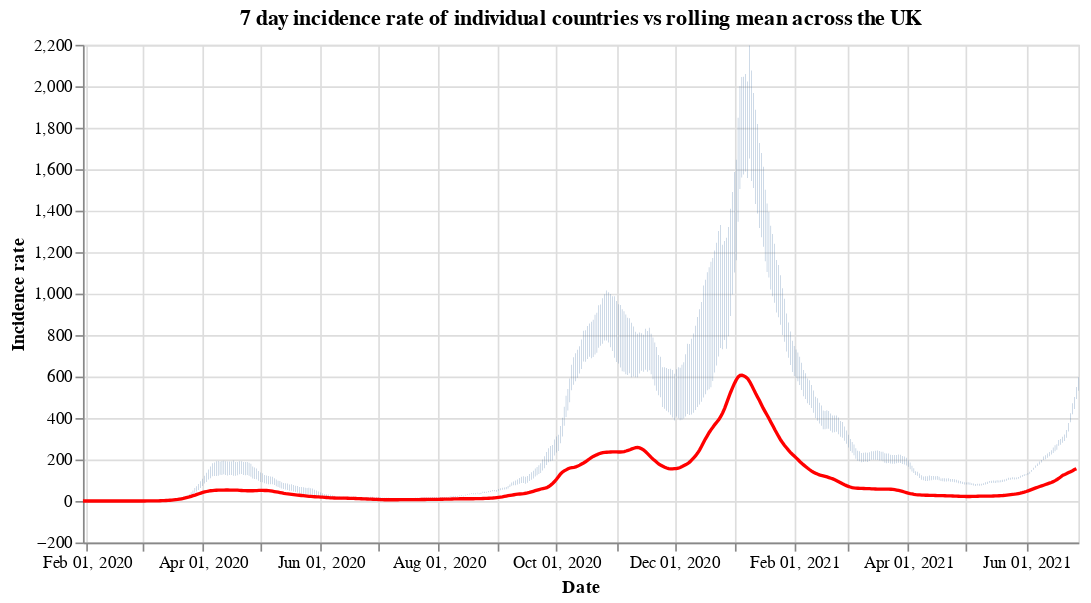

The cell this chart's notebook holds for it:
### Code cell
#collapse
countries = uk_cases['areaName'].unique()
countries.sort()

selection = alt.selection_single(
    name='Select',
    fields=['areaName'],
    init={'areaName': 'Wales'},
    bind={'areaName': alt.binding_select(options=countries)}
)

# scatter plot, modify opacity based on selection
bars = alt.Chart(uk_cases).mark_bar().add_selection(
    selection
).encode(
    x=alt.X("yearmonthdate(date):T", axis=alt.Axis(title='Date')),
    y=alt.Y("weeklyCasesRate:Q", axis=alt.Axis(title='Incidence rate')),
    tooltip='weeklyCasesRate:Q',
    opacity=alt.condition(selection, alt.value(1), alt.value(0))
).properties(title=f'7 day incidence rate of individual countries vs rolling mean across the UK', width=600)

line = alt.Chart(overview_cases).mark_line(
    color='red',
    size=2,
).transform_window(
    rolling_mean='mean(weeklyCasesRate)',
    frame=[0, 7]
).encode(
    x='yearmonthdate(date):T',
    y='rolling_mean:Q'
)

alt.layer(bars, line)

### Figure 1 — Vega-Lite specification as saved in the notebook (floating-point values rounded to 4 significant figures; data arrays with more than 128 entries replaced by an {"elided": "..."} marker saying what was removed)
{"config": {"view": {"continuousWidth": 400, "continuousHeight": 300}}, "layer": [{"data": {"name": "data-d68669a000ba939959eac2ac947a362f"}, "mark": "bar", "encoding": {"opacity": {"condition": {"value": 1, "selection": "Select"}, "value": 0}, "tooltip": {"type": "quantitative", "field": "weeklyCasesRate"}, "x": {"type": "temporal", "axis": {"title": "Date"}, "field": "date", "timeUnit": "yearmonthdate"}, "y": {"type": "quantitative", "axis": {"title": "Incidence rate"}, "field": "weeklyCasesRate"}}, "selection": {"Select": {"type": "single", "fields": ["areaName"], "init": {"areaName": "Wales"}, "bind": {"areaName": {"input": "select", "options": ["England", "Northern Ireland", "Scotland", "Wales"]}}}}, "title": "7 day incidence rate of individual countries vs rolling mean across the UK", "width": 600}, {"data": {"name": "data-726591466039128a6d6c51b85c8b49bc"}, "mark": {"type": "line", "color": "red", "size": 2}, "encoding": {"x": {"type": "temporal", "field": "date", "timeUnit": "yearmonthdate"}, "y": {"type": "quantitative", "field": "rolling_mean"}}, "transform": [{"window": [{"op": "mean", "field": "weeklyCasesRate", "as": "rolling_mean"}], "frame": [0, 7]}]}], "$schema": "https://vega.github.io/schema/vega-lite/v4.8.1.json", "datasets": {"data-d68669a000ba939959eac2ac947a362f": {"elided": "1968 records"}, "data-726591466039128a6d6c51b85c8b49bc": {"elided": "515 records"}}}
